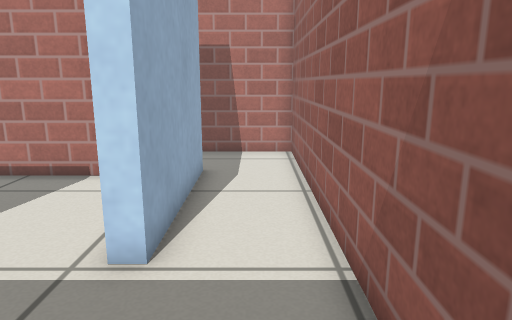
View 1 (above)

17 first-person views from a walk through a world built for the Gazebo simulator. The camera is 0.68 m above the floor, tilts 12° down and sees 70° across. The floor is counted in squares, 0.25 m on a side. Each view is taken from the middle of a square. On the plan, view 1 faces up. The plan holds only what a view shows up to about 20 squares ahead; the rest is blank. Gazebo's built-in surfaces are drawn with simple patterns.

View 2
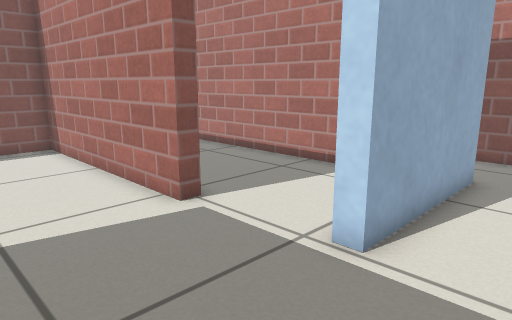

View 3
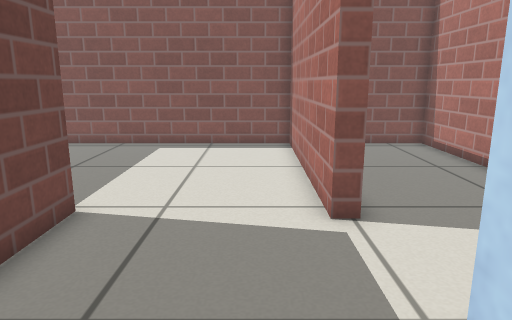

View 4
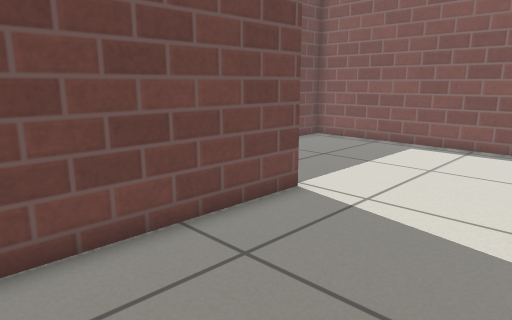

View 5
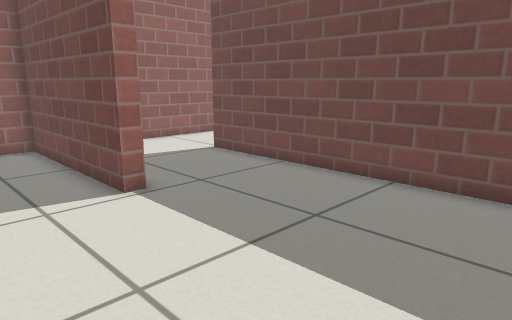

View 6
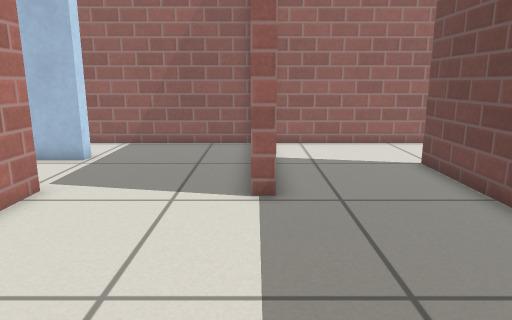

View 7
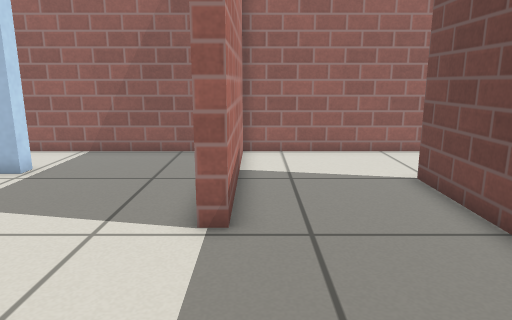

View 8
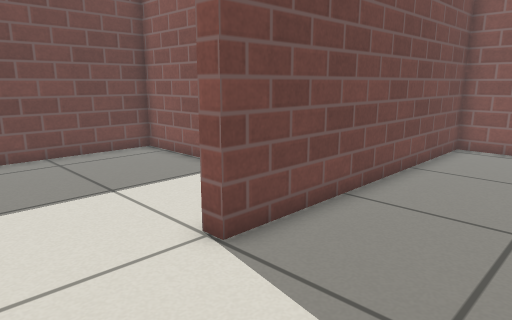

View 9
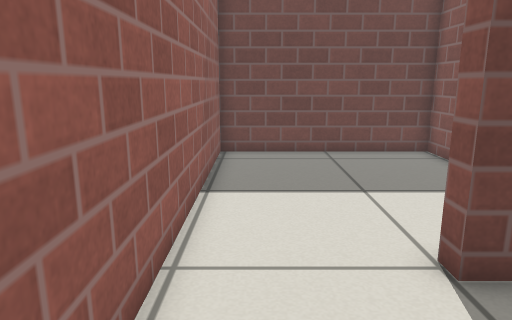

View 10
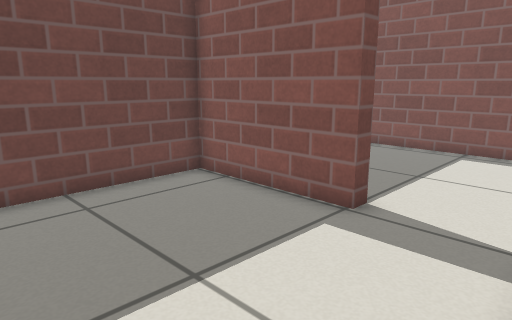

View 11
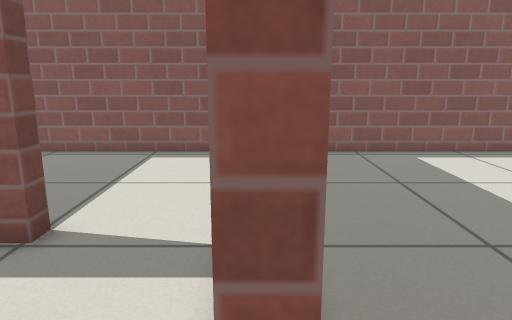

View 12
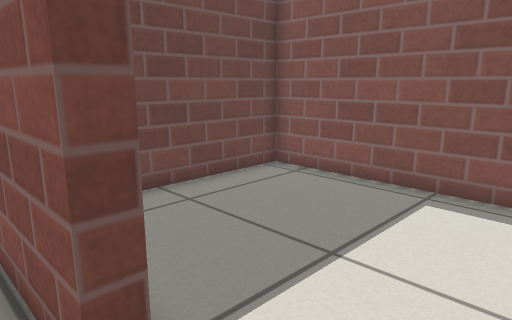

View 13
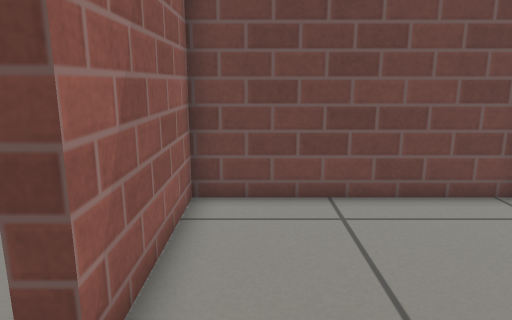

View 14
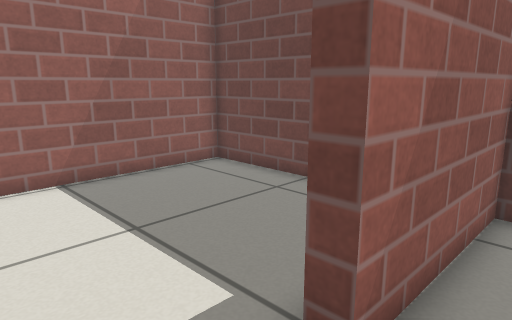

View 15
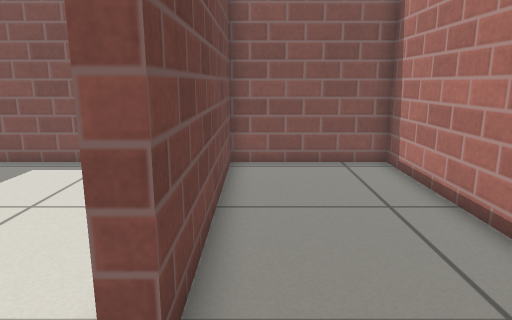

View 16
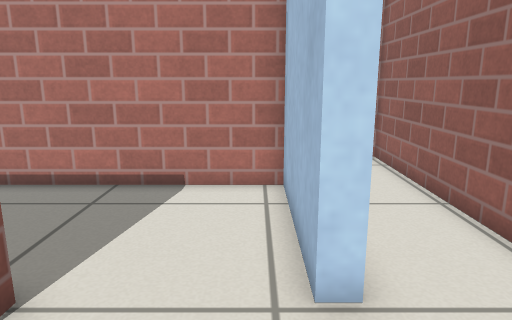

View 17
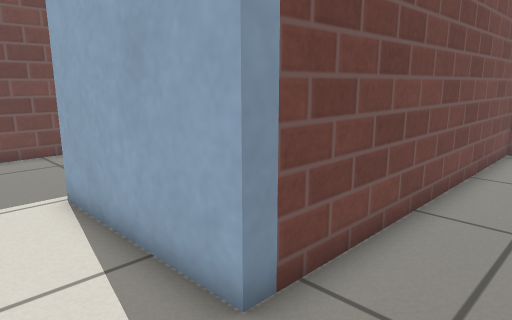

### Floor plan
Points are (right, up) in squares from view 1. A wall is a line through its corners. A room is listed if a view was taken in it or the views show most of it. See-through windows are left out.
Room 1 (views 1, 2, 3, 4, 17)
walls: (-15.5, 11.1) (-1.7, 11.1) (-1.7, 5.1) (-2.3, 5.1); (-2.5, -0.9) (1.4, -0.9) (1.4, 14.4) (-2.5, 14.4)
ways out: opening at (-2, 2.5) to room 2
Room 2 (views 5, 6, 7, 8, 9, 15, 16)
walls: (-2.3, 5.1) (-2.3, 10.5) (-15.4, 10.5) (-15.4, 5.1) (-6, 5.1) (-6, 4.5) (-15.4, 4.5) (-15.4, -6.6) (-2.8, -6.6); (1.4, -6.5) (1.4, -1.5) (-6.5, -1.5) (-6.5, -0.9) (-2.5, -0.9)
ways out: opening at (-2, 2.5) to room 1; opening at (-0.5, -7) to room 3
Room 3 (views 10, 11, 12)
walls: (-7.5, -10.9) (-6.9, -10.9) (-6.9, -16.4) (1.4, -16.4) (1.4, -6.5); (-2.8, -6.6) (-2.8, -7.3)
ways out: opening at (-0.5, -7) to room 2; opening at (-7, -9) to room 4
Room 4 (views 13, 14)
walls: (-15.4, -8.8) (-15.4, -16.4) (-7.5, -16.4) (-7.5, -10.9)
ways out: opening at (-7, -9) to room 3

Positions as (right, up) in squares from view 1, and headings:
1: (0, 0), facing up
2: (1, 0), facing up-left
3: (1, 3), facing left
4: (1, 5), facing down-left
5: (-15, 3), facing down-right
6: (-15, -1), facing right
7: (-13, -2), facing right
8: (1, -2), facing down-left
9: (0, -2), facing down
10: (0, -7), facing down-left
11: (-1, -7), facing left
12: (-6, -8), facing down-left
13: (-9, -8), facing down
14: (-9, -8), facing down-right
15: (-3, 6), facing left
16: (-3, 1), facing up
17: (1, 14), facing down-left
